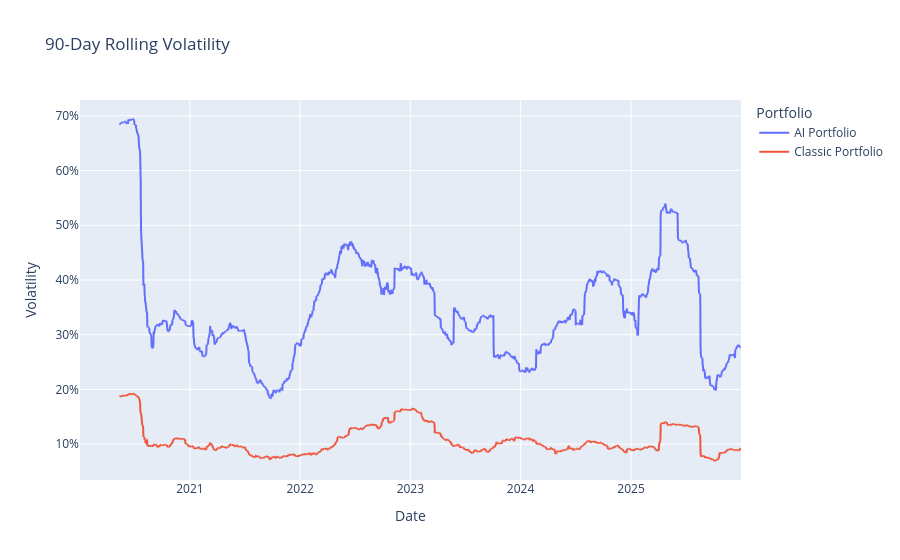

Notebook code cell kept with this figure:
### Code cell
# Volatility chart
fig = px.line(
    volatility,
    x='Date',
    y=['AI Portfolio', 'Classic Portfolio'],
    title='90-Day Rolling Volatility'
)

fig.update_layout(
    yaxis_tickformat='.0%',
    yaxis_title='Volatility',
    xaxis_title='Date',
    legend_title='Portfolio'
)

fig.show()

### Figure 1 — Plotly figure (JSON) as saved in the notebook; plotly's stock layout.template omitted (floating-point values rounded to 4 significant figures; data arrays with more than 128 entries replaced by an {"elided": "..."} marker saying what was removed)
{"data": [{"hovertemplate": "variable=AI Portfolio<br>Date=%{x}<br>value=%{y}<extra></extra>", "legendgroup": "AI Portfolio", "line": {"color": "#636efa", "dash": "solid"}, "marker": {"symbol": "circle"}, "mode": "lines", "name": "AI Portfolio", "showlegend": true, "type": "scattergl", "x": {"elided": "1507 str values"}, "xaxis": "x", "y": {"elided": "1507 float values"}, "yaxis": "y"}, {"hovertemplate": "variable=Classic Portfolio<br>Date=%{x}<br>value=%{y}<extra></extra>", "legendgroup": "Classic Portfolio", "line": {"color": "#EF553B", "dash": "solid"}, "marker": {"symbol": "circle"}, "mode": "lines", "name": "Classic Portfolio", "showlegend": true, "type": "scattergl", "x": {"elided": "1507 str values"}, "xaxis": "x", "y": {"elided": "1507 float values"}, "yaxis": "y"}], "layout": {"legend": {"title": {"text": "Portfolio"}, "tracegroupgap": 0}, "title": {"text": "90-Day Rolling Volatility"}, "xaxis": {"anchor": "y", "domain": [0, 1], "title": {"text": "Date"}}, "yaxis": {"anchor": "x", "domain": [0, 1], "tickformat": ".0%", "title": {"text": "Volatility"}}}}
